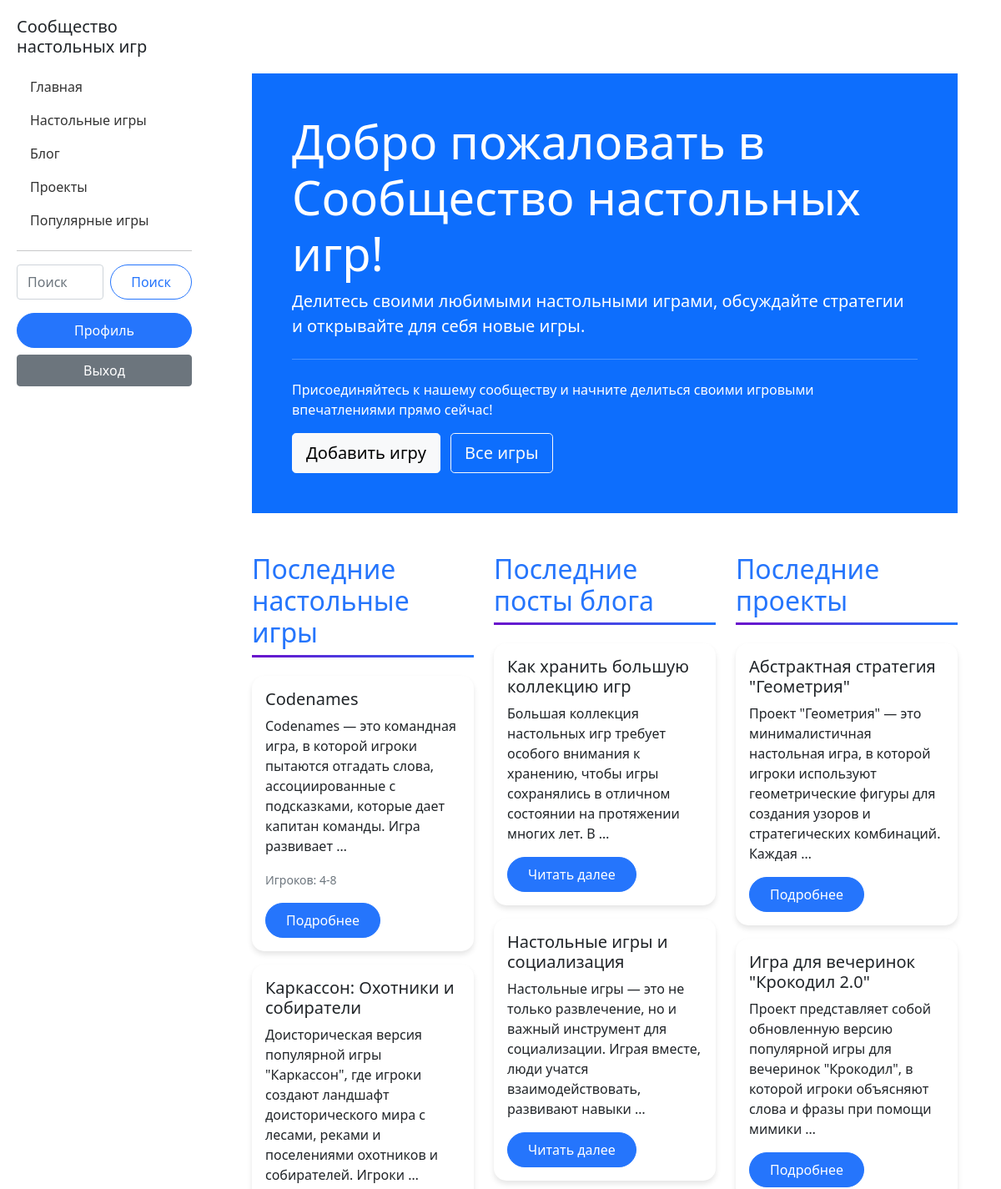
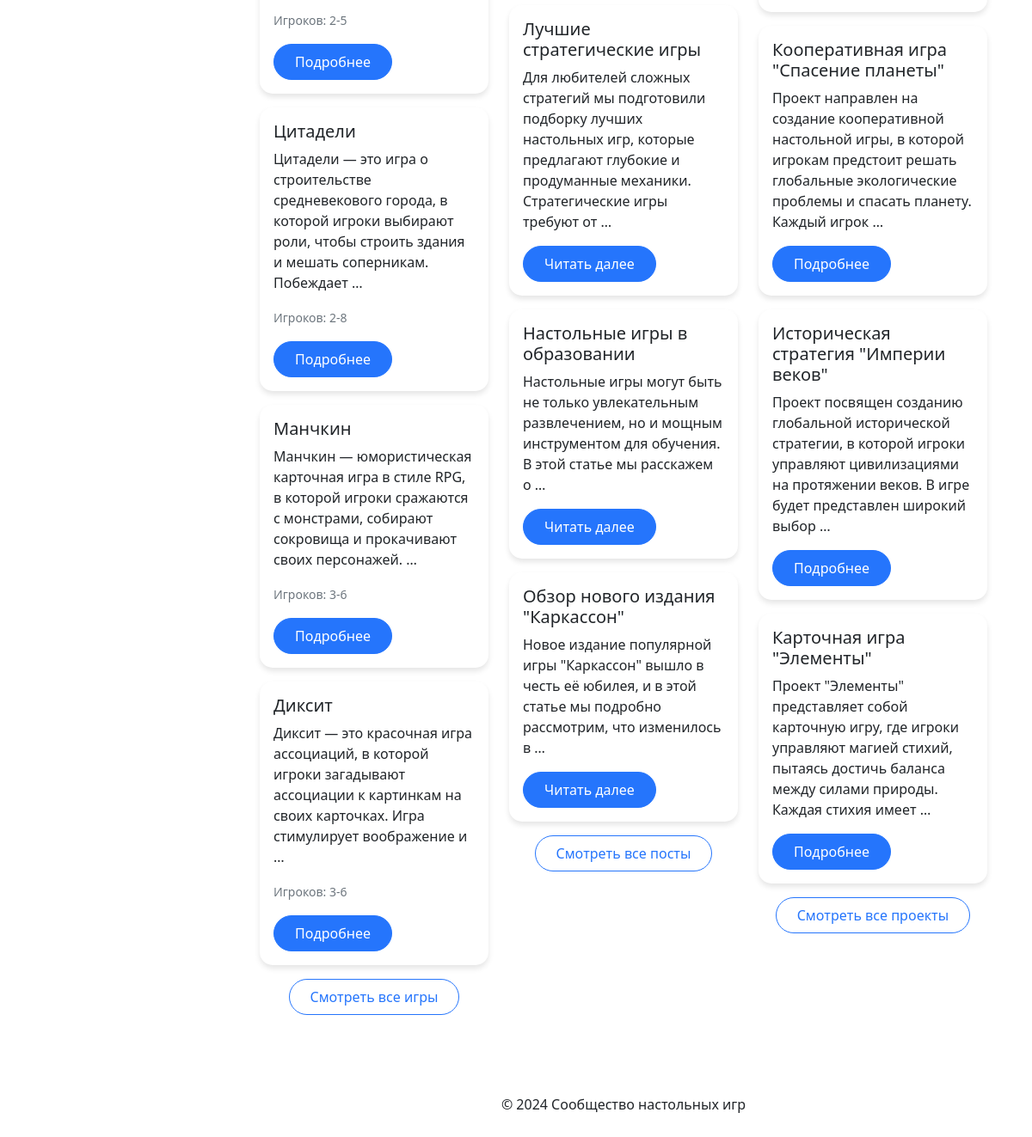
The page / (signed in) on the database its author committed (2 pictures, top to bottom).
### board_games/models.py (models this page shows, shortened)
class BoardGame(models.Model):
    title = models.CharField(max_length=200)
    description = models.TextField()
    rules = models.TextField()
    min_players = models.PositiveIntegerField()
    max_players = models.PositiveIntegerField()
    average_playtime = models.PositiveIntegerField(help_text="Average playtime in minutes")
    author = models.ForeignKey(User, on_delete=models.CASCADE)
    created_at = models.DateTimeField(auto_now_add=True)
    updated_at = models.DateTimeField(auto_now=True)
    likes = models.ManyToManyField(User, related_name='liked_board_games', blank=True)
    image = models.ImageField(upload_to='board_games/', blank=True, null=True)
    objects = models.Manager()
    popular = PopularBoardGameManager()

class Project(models.Model):
    title = models.CharField(max_length=200)
    description = models.TextField()
    author = models.ForeignKey(User, on_delete=models.CASCADE)
    created_at = models.DateTimeField(auto_now_add=True)
    updated_at = models.DateTimeField(auto_now=True)
    likes = models.ManyToManyField(User, related_name='liked_projects', blank=True)

### blog/models.py (models this page shows, shortened)
class Post(models.Model):
    title = models.CharField(max_length=200)
    content = models.TextField()
    author = models.ForeignKey(User, on_delete=models.CASCADE)
    created_at = models.DateTimeField(auto_now_add=True)
    updated_at = models.DateTimeField(auto_now=True)

### board_games/views.py (the view)
# urls.py: path('', views.home, name='home'),
def home(request):
    latest_board_games = BoardGame.objects.order_by('-created_at')[:5]
    latest_blog_posts = Post.objects.order_by('-created_at')[:5]
    latest_projects = Project.objects.order_by('-created_at')[:5]
    context = {
        'latest_board_games': latest_board_games,
        'latest_blog_posts': latest_blog_posts,
        'latest_projects': latest_projects,
    }
    return render(request, 'home.html', context)

### templates/home.html (shortened to what this page needs)
{% extends 'base.html' %}
{% block content %}
<div class="container py-5">
    <div class="jumbotron bg-primary text-white rounded-lg p-5 mb-5">
        <h1 class="display-4">Добро пожаловать в Сообщество настольных игр!</h1>
        <p class="lead">Делитесь своими любимыми настольными играми, обсуждайте стратегии и открывайте для себя новые игры.</p>
        <hr class="my-4 bg-white">
        <p>Присоединяйтесь к нашему сообществу и начните делиться своими игровыми впечатлениями прямо сейчас!</p>
        <div class="mt-3">
            <a class="btn btn-light btn-lg me-2" href="{% url 'board_game_create' %}">Добавить игру</a>
            <a class="btn btn-outline-light btn-lg" href="{% url 'board_game_list' %}">Все игры</a>
        </div>
    </div>
    <div class="row">
        <div class="col-md-4">
            <h2 class="section-title">Последние настольные игры</h2>
            {% for game in latest_board_games %}
                <div class="card mb-3">
                    <div class="card-body">
                        <h5 class="card-title">{{ game.title }}</h5>
                        <p class="card-text">{{ game.description|truncatewords:20 }}</p>
                        <p class="card-text"><small class="text-muted">Игроков: {{ game.min_players }}-{{ game.max_players }}</small></p>
                        <a href="{% url 'board_game_detail' game.pk %}" class="btn btn-primary">Подробнее</a>
                    </div>
                </div>
            {% endfor %}
            <div class="text-center mt-3">
                <a href="{% url 'board_game_list' %}" class="btn btn-outline-primary">Смотреть все игры</a>
            </div>
        </div>
        <div class="col-md-4">
            <h2 class="section-title">Последние посты блога</h2>
            {% for post in latest_blog_posts %}
                <div class="card mb-3">
                    <div class="card-body">
                        <h5 class="card-title">{{ post.title }}</h5>
                        <p class="card-text">{{ post.content|truncatewords:20 }}</p>
                        <a href="{% url 'post_detail' post.pk %}" class="btn btn-primary">Читать далее</a>
                    </div>
                </div>
            {% endfor %}
            <div class="text-center mt-3">
                <a href="{% url 'post_list' %}" class="btn btn-outline-primary">Смотреть все посты</a>
            </div>
        </div>
        <div class="col-md-4">
            <h2 class="section-title">Последние проекты</h2>
            {% for project in latest_projects %}
                <div class="card mb-3">
                    <div class="card-body">
                        <h5 class="card-title">{{ project.title }}</h5>
                        <p class="card-text">{{ project.description|truncatewords:20 }}</p>
                        <a href="{% url 'project_detail' project.pk %}" class="btn btn-primary">Подробнее</a>
                    </div>
                </div>
            {% endfor %}
            <div class="text-center mt-3">
                <a href="{% url 'project_list' %}" class="btn btn-outline-primary">Смотреть все проекты</a>
            </div>
        </div>
    </div>
</div>
{% endblock %}

### templates/base.html (style rules this page uses)
body { background-image: url('https://static.vecteezy.com/system/resources/previews/020/955/430/original/board-game-background-with-fake-money-free-vector.jpg'); background-size: cover; background-attachment: fixed; background-position: center; min-height: 100vh; display: flex; }
.card { border: none; transition: all 0.3s ease; border-radius: 15px; overflow: hidden; box-shadow: 0 4px 6px rgba(0, 0, 0, 0.1); }
.btn-primary, .btn-outline-primary { border-radius: 25px; padding: 0.5rem 1.5rem; }
.btn-primary { background-color: #2575fc; border-color: #2575fc; }
.btn-outline-primary { color: #2575fc; border-color: #2575fc; }
.section-title { position: relative; display: inline-block; margin-bottom: 2rem; color: #2575fc; }
.section-title::after { content: ''; position: absolute; bottom: -10px; left: 0; right: 0; height: 3px; background: linear-gradient(to right, #6a11cb, #2575fc); }

### rows shown on the page
BoardGame: title "Codenames", description "Codenames — это командная игра, в которой игроки пытаются отгадать слова, ассоциированные с подсказками, которые дает капитан команды. Игра развивает …", min_players "4", max_players "8"
BoardGame: title "Каркассон: Охотники и собиратели", description "Доисторическая версия популярной игры \"Каркассон\", где игроки создают ландшафт доисторического мира с лесами, реками и поселениями охотников и собирателей. Игроки …", min_players "2", max_players "5"
BoardGame: title "Цитадели", description "Цитадели — это игра о строительстве средневекового города, в которой игроки выбирают роли, чтобы строить здания и мешать соперникам. Побеждает …", min_players "2", max_players "8"
BoardGame: title "Манчкин", description "Манчкин — юмористическая карточная игра в стиле RPG, в которой игроки сражаются с монстрами, собирают сокровища и прокачивают своих персонажей. …", min_players "3", max_players "6"
BoardGame: title "Диксит", description "Диксит — это красочная игра ассоциаций, в которой игроки загадывают ассоциации к картинкам на своих карточках. Игра стимулирует воображение и …", min_players "3", max_players "6"
Post: title "Как хранить большую коллекцию игр", content "Большая коллекция настольных игр требует особого внимания к хранению, чтобы игры сохранялись в отличном состоянии на протяжении многих лет. В …"
Post: title "Настольные игры и социализация", content "Настольные игры — это не только развлечение, но и важный инструмент для социализации. Играя вместе, люди учатся взаимодействовать, развивают навыки …"
Post: title "Лучшие стратегические игры", content "Для любителей сложных стратегий мы подготовили подборку лучших настольных игр, которые предлагают глубокие и продуманные механики. Стратегические игры требуют от …"
Post: title "Настольные игры в образовании", content "Настольные игры могут быть не только увлекательным развлечением, но и мощным инструментом для обучения. В этой статье мы расскажем о …"
Post: title "Обзор нового издания \"Каркассон\"", content "Новое издание популярной игры \"Каркассон\" вышло в честь её юбилея, и в этой статье мы подробно рассмотрим, что изменилось в …"
Project: title "Абстрактная стратегия \"Геометрия\"", description "Проект \"Геометрия\" — это минималистичная настольная игра, в которой игроки используют геометрические фигуры для создания узоров и стратегических комбинаций. Каждая …"
Project: title "Игра для вечеринок \"Крокодил 2.0\"", description "Проект представляет собой обновленную версию популярной игры для вечеринок \"Крокодил\", в которой игроки объясняют слова и фразы при помощи мимики …"
Project: title "Кооперативная игра \"Спасение планеты\"", description "Проект направлен на создание кооперативной настольной игры, в которой игрокам предстоит решать глобальные экологические проблемы и спасать планету. Каждый игрок …"
Project: title "Историческая стратегия \"Империи веков\"", description "Проект посвящен созданию глобальной исторической стратегии, в которой игроки управляют цивилизациями на протяжении веков. В игре будет представлен широкий выбор …"
Project: title "Карточная игра \"Элементы\"", description "Проект \"Элементы\" представляет собой карточную игру, где игроки управляют магией стихий, пытаясь достичь баланса между силами природы. Каждая стихия имеет …"
